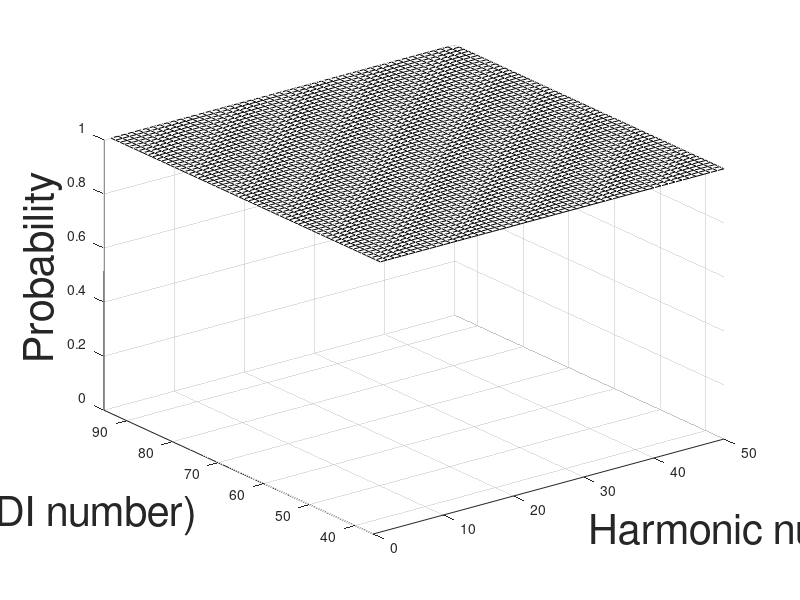

This chart was generated by the following MATLAB code:
% Calculate statistics of the existence of harmonics in the non-peak
% regions from monophonic speech recordings.
%
% This code calls several functions (gmmest.m, gmmplot.m, and gmmval.m) in
% the GMM toolbox written by Dan Ellis. These functions can be downloaded
% at http://www.ee.columbia.edu/~dpwe/muscontent/matlab/
%
% Author: Zhiyao Duan
% Created: 05/31/2012
% Last modified: 5/25/2013

%% Parameters
clc; clear; close all;

IfDebug = 0;            % in the debug mode, some figures will be plotted

frameLen = 512;         % 32ms for fs=16000Hz
hop = 160;              % 10ms for fs=16000
zpf = 4;                % zero padding factor
win = hamming(frameLen, 'periodic');    % window function
RMS_th = sqrt(0.075);   % RMS threshold to classify if a frame is silent
peakTh = 50;            % peak detection absolute value threshold (dB)
peakTh_rel = 4;         % peak detection relative value threshold (dB)
peakTh_freq = 16000;    % peak detection frequency upperbound (Hz)
movL = 400;             % peak detection moving average window length (Hz)
localRange = 0;         % peak detection threshold.
maxHarm = 50;           % maximum harmonic number considered
NoteMin = 30;           % minimum F0 considered, 46Hz
NoteMax = 66;           % maximam F0 considered, 370Hz
FharmDiff = 12 * log2((1:maxHarm)); % the relative difference between F0 and its harmonics in midi num

%% Do on each wav file
% This path contains monophonic speech recordings for training. Each
% recording (a .wav file) should have its ground-truth F0 file stored in
% the .f0 file of the same name as the .wav file. Each line of the .f0 file
% stores a single number of the F0 (in Hz) in the corresponding frame.
% Note: the length and hop sie of the time frames in the F0 file should
% match the parameters listed above.
dirPath = 'D:\Work\My_data\MultiPitch_Speech\PTDB-TUG-mixed\Train\Mix_1_0\';

PANum = zeros(1, maxHarm);      % count of harmonics that are in the peak region
TotalNum = zeros(1, maxHarm);   % total count of harmonics (considering harmonics whose frequency is lower than the Nyquist sampling frequency)
HarmDevStat = zeros(1, maxHarm);% frequency deviation from the closest peak

PANum_f0 = zeros(100, maxHarm);
TotalNum_f0 = zeros(100, maxHarm);

wavNo = 0; % the number of wav files
wavAllName = dir(dirPath);
for fnum = 1:size(wavAllName,1) % each file
    if( ~isempty(strfind(wavAllName(fnum).name, '.wav')) ) %find wav files
        wavName = wavAllName(fnum).name;
        wavFile = strcat(dirPath, wavName);
        wavNo = wavNo + 1;
        fprintf(1, 'File %d is going to be processed.\n', wavNo);
        if wavNo < 0    % to skip some wrong files, modify the right-hand-side number
            continue;
        end

        % Read the wavfile, and resample it to 16kHz
        [wavData, fs, ~] = ReadWavFile_Mono(wavFile);
        wavData = resample(wavData, 16000, fs);
        fs = 16000;
        
        % Detect silent frames
        para = {};
        para.frameLen = frameLen;
        para.hop = hop;
        para.win = win;
        para.RMS_th = RMS_th;
        FrameIndex = DetectSilentFrames(wavData, para);
        
        % STFT
        fftLen = 2^nextpow2(frameLen*zpf);                                  % zero padding
        para = {};
        para.frameLen = frameLen;
        para.hop = hop;
        para.win = win;
        para.fftLen = fftLen;
        SpecData = CalculateSTFT(wavData, para);
        if IfDebug == 1
            % plot spectrum
            figure;
            imagesc(1:length(FrameIndex), (1:fftLen/2)*fs/fftLen, 20*log10(abs(SpecData(1:fftLen/2, :))));
            set(gca,'YDir','normal');
            xlabel('Time (Frame number)');
            ylabel('Frequency (Hz)');
            % plot FrameIndex
            figure; plot(FrameIndex); ylim([0 2]);
        end        
        
        % Peak Detection
        para = {};
        para.peakTh = peakTh;
        para.peakTh_rel = peakTh_rel;
        para.peakTh_freq = min(fftLen/2, round(peakTh_freq*fftLen/fs));     % frequency threshold (point)
        para.movL = round(movL*fftLen/fs);                                  % moving average length (point)
        para.localRange = localRange;
        [PeakData, PeakAmpData, PeakRelAmpData, PeakNum] = CalculatePeakData(SpecData, FrameIndex, para);
        PeakData = PeakData * fs / fftLen;                                  % change to Hz
        if IfDebug == 1
            % plot peaks
            figure; plot((1:fftLen/2)*fs/fftLen, 20*log10(abs(SpecData(1:fftLen/2,296))));
            hold on; plot(PeakData(:,296), PeakAmpData(:,296), 'ro')
        end

        % Read ground-truth pitches
        GTF0s = dlmread(strrep(wavFile, '.wav', '.f0'));                    % in Hz
        GTF0s = GTF0s';
        
        % Collect peak-f0 relations
        FrameNum = min(size(GTF0s,2), length(FrameIndex));
        idx = (sum(GTF0s(:,1:FrameNum), 1)~=0 & FrameIndex(1:FrameNum)~=0);
        UseFrames = 1:FrameNum;
        UseFrames = UseFrames(idx);
        for i = UseFrames
            tmpPeakData = hz2midi(PeakData(1:PeakNum(i), i));
            tmpf0 = hz2midi(GTF0s(i));
            
            % check if the f0 and its harmonics exist (smaller than the nyguist frequency)
            f0HarmExist = CheckF0HarmExist(midi2hz(tmpf0), maxHarm, fs);        
            TotalNum = TotalNum + f0HarmExist;
            TotalNum_f0(round(tmpf0), :) = TotalNum_f0(round(tmpf0), :) + f0HarmExist;
            
            % check if the f0 and its harmonics are in the peak area
            tmpmFharm = tmpf0 + FharmDiff;
            f0HarmInPeakArea = CheckF0HarmInPeakArea(tmpPeakData, tmpmFharm);
            f0HarmExistInPeakArea = f0HarmInPeakArea .* f0HarmExist;
            PANum = PANum + f0HarmExistInPeakArea;
            PANum_f0(round(tmpf0), :) = PANum_f0(round(tmpf0), :) + f0HarmExistInPeakArea;            
        end
       
        if mod(wavNo, 10) == 0
            save 'model_learning\HarmStat_speech_temp.mat' PANum TotalNum;
        end
    end
end
save 'model_learning\HarmStat_speech16k.mat' PANum TotalNum PANum_f0 TotalNum_f0;   % raw data
delete 'model_learning\HarmStat_speech_temp.mat';

%% Calculate statistics from the raw data
load 'model_learning\HarmStat_speech16k.mat';

% p(e=1 | h): p_e_h
p_e_h = PANum ./ TotalNum;
TotalNum_f0(TotalNum_f0 == 0) = 10000;
% p(e=1 | f0,h): p_e_F0h
p_e_F0h = PANum_f0 ./ TotalNum_f0;
p_e_F0h(NoteMin, :) = 0.9999;
p_e_F0h(p_e_F0h == 1) = 0.9999;
h = fspecial('gaussian',[3 3],1.5); % Gaussian smoothing
p_tmp = conv2(p_e_F0h, h, 'same');
p_e_F0h(NoteMin+1:NoteMax-1, 2:49) = p_tmp(NoteMin+1:NoteMax-1, 2:49);

save 'model_learning\HarmStatValue_speech16k.mat' p_e_h p_e_F0h;

%% plot p(e=1 | f0,h): p_e_F0h
figure; h = axes('FontSize',30);
[X,Y] = meshgrid(1:maxHarm, 36:95);
Z = 1 - p_e_F0h(36:95, :);
Z(60,50) = 1.1;
mesh(X,Y,Z); colormap(gray); 
xlabel('Harmonic number','FontSize',30); 
ylabel('F0 (MIDI number)','FontSize',30); 
zlabel('Probability','FontSize',30);
axis([0 50 36 95 0 1]);
